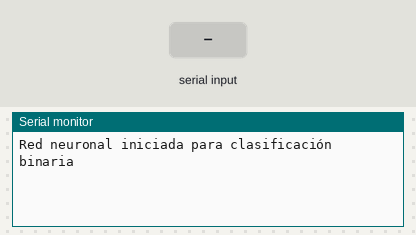
Recording of a sketch running on a simulated Arduino Uno, built with avr-gcc and run on an emulated ATmega328P. On the bench: the last lines printed to the serial monitor. Inputs (shaded band) come from the test bench.

Above: at 1.2 s.
1.3 s: "90,45\n" received over Serial
At 2.5 s:
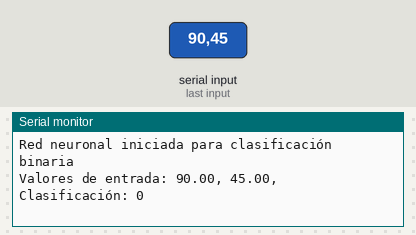
4.3 s: "30,150\n" received over Serial
At 4.8 s:
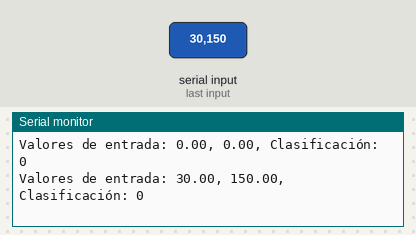
Timing chart, 0 to 7.3 s (numbered marks = the images above; inputs shaded):
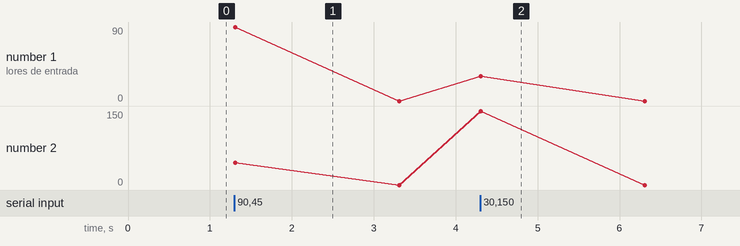

Measured:
- after the input at 1.3 s, the serial monitor: prints a new line at once (image 1)
- after the input at 4.3 s, the serial monitor: prints a new line at once (image 2)

The sketch:

clasificacion_binaria.ino
```cpp
#include <math.h>
#define INPUT_SIZE 2
#define HIDDEN_SIZE 10
#define OUTPUT_SIZE 1

// Pesos y sesgos de la red neuronal
float W1[HIDDEN_SIZE][INPUT_SIZE] = {
    {0.0552504, 0.16712755},
    {-0.6825752, 0.13963714},
    {0.53459907, 1.2144818},
    {-0.26866814, -0.20400059},
    {-0.14121443, -0.8918965},
    {0.11530477, 0.09451997},
    {-0.8238475, -0.5127192},
    {-0.13560842, -0.11880038},
    {0.20746139, 0.5883256},
    {-0.38030693, -0.35533342}
};
float b1[HIDDEN_SIZE] = {-0.20443831, -0.05635213, 0.5525484, -0.1509982, 0.21910068, -0.18792123, -0.17175235, -0.13426319, 0.43787888, -0.27150592};
float W2[OUTPUT_SIZE][HIDDEN_SIZE] = {
    {0.08598058, 0.30728003, -0.379712, -0.62062854, 0.37021032, -0.14575838, -0.2596066, -0.45450103, -1.0234647, -0.41032442}
};
float b2[OUTPUT_SIZE] = {0.7189895};

void setup() {
  Serial.begin(9600);
  Serial.println("Red neuronal iniciada para clasificación binaria");
}

void loop() {
  if (Serial.available() > 0) {
    // Leer dos valores de entrada del puerto serie
    float inputValue1 = Serial.parseFloat();
    float inputValue2 = Serial.parseFloat();

    // Ignorar si los números no son válidos
    if (isnan(inputValue1) || isnan(inputValue2)) {
      Serial.println("Entrada no válida");
      return;
    }

    float input[INPUT_SIZE] = {inputValue1, inputValue2};
    float output[OUTPUT_SIZE];

    forwardPropagation(input, output);

    // Clasificar la salida como 0 o 1 basado en un umbral
    int classification = output[0] > 0.5 ? 1 : 0;

    // Enviar la clasificación al puerto serie
    Serial.print("Valores de entrada: ");
    Serial.print(inputValue1);
    Serial.print(", ");
    Serial.print(inputValue2);
    Serial.print(", Clasificación: ");
    Serial.println(classification);
  }
}

float relu(float x) {
  return x > 0 ? x : 0;
}

void forwardPropagation(float input[], float output[]) {
  float hidden[HIDDEN_SIZE];

  // Capa oculta
  for (int i = 0; i < HIDDEN_SIZE; i++) {
    hidden[i] = 0;
    for (int j = 0; j < INPUT_SIZE; j++) {
      hidden[i] += W1[i][j] * input[j];
    }
    hidden[i] += b1[i];
    hidden[i] = relu(hidden[i]);
  }

  // Capa de salida
  for (int i = 0; i < OUTPUT_SIZE; i++) {
    output[i] = 0;
    for (int j = 0; j < HIDDEN_SIZE; j++) {
      output[i] += W2[i][j] * hidden[j];
    }
    output[i] += b2[i];
  }
}

//2.343876,-2.925000 = 1
```
